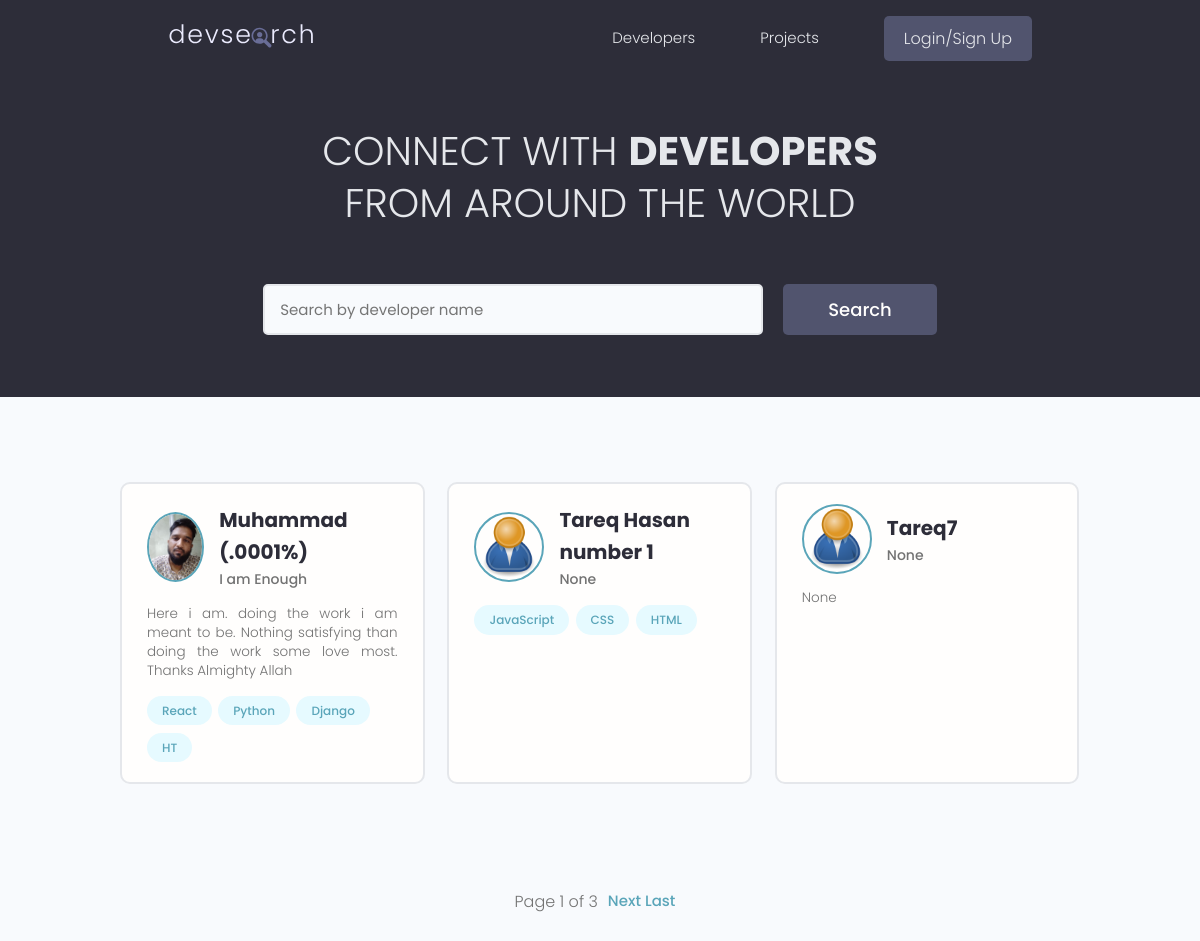
/profiles/, run on the app's committed database.
### users/models.py (models this page shows, shortened)
class Profile(models.Model):
    user = models.OneToOneField(User, on_delete=models.CASCADE, null=True, blank=True)
    name = models.CharField(max_length=200, null=True, blank=True)
    location = models.CharField(max_length=200, null=True, blank=True)
    username =models.CharField(max_length=200, null=True, blank=True)
    email = models.EmailField(max_length=100, null=True, blank=True)
    p_image = models.ImageField(upload_to='profiles/',default='profiles/udf.png', null=True, blank=True)
    short_intro = models.CharField(max_length=200, null=True, blank=True)
    bio = models.TextField(null=True, blank=True)
    social_github= models.CharField(blank=True, null=True, max_length=200)
    social_youtube= models.CharField(blank=True, null=True, max_length=200)
    social_website= models.CharField(blank=True, null=True, max_length=200)
    created = models.DateTimeField(auto_now_add=True)
    id = models.UUIDField(primary_key=True, unique=True, default=uuid4, editable=False)
    class Meta:
        ordering = ['created']

class Skill(models.Model):
    owner = models.ForeignKey(Profile, on_delete=models.CASCADE, null=True, blank=True)
    name = models.CharField(max_length=200,null=True, blank=True)
    description = models.TextField(null=True, blank=True)
    created = models.DateTimeField(auto_now_add=True)
    id = models.UUIDField(primary_key=True, unique=True, default=uuid4, editable=False)
    def __str__(self):
        return self.name

### users/views.py (the view)
# urls.py: path('profiles/', views.profiles, name='profiles'),
def profiles(request):
    profiles, search = searchProfiles(request)
    p = Paginator(profiles, 3)
    page = request.GET.get('page')
    profiles = p.get_page(page)
    context = {'profiles': profiles, 'search': search}
    return render(request, 'users/profiles.html', context)

### users/utils.py (called while the page is built)
def searchProfiles(request):
    search = ''
    if request.GET.get('search'):
        search = request.GET.get('search')
    skills = Skill.objects.filter(name__icontains=search)
    profiles = Profile.objects.distinct().filter(
        Q(name__icontains=search)|
        Q(short_intro__icontains=search)|
        Q(skill__in=skills)
    )
    return profiles, search

### users/templates/users/profiles.html (shortened to what this page needs)
{% extends 'main.html' %}
{% block content %}
<main class="home">
    <section class="hero-section text-center">
      <div class="container container--narrow">
        <div class="hero-section__box">
          <h2>CONNECT WITH <span>DEVELOPERS</span></h2>
          <h2>FROM AROUND THE WORLD</h2>
        </div>
        <div class="hero-section__search">
          <form class="form" action="#" method="get">
            <div class="form__field">
              <input class="input input--text" id="formInput#search" type="text" name="search"
                 value="{{search}}" placeholder="Search by developer name" />
            </div>
            <input class="btn btn--sub btn--lg" type="submit" value="Search" />
          </form>
        </div>
      </div>
    </section>
    <section class="devlist">
      <div class="container">
        <div class="grid grid--three">
            {% for profile in profiles %}
          <div class="column card">
            <div class="dev">
              <a href="{% url 'user-profile' profile.id %}" class="card__body">
                <div class="dev__profile">
                  <img class="avatar avatar--md" src="{{profile.p_image.url}}" />
                  <div class="dev__meta">
                    <h3>{{profile.name}}</h3>
                    <h5>{{profile.short_intro}}</h5>
                  </div>
                </div>
                <p class="dev__info"> {{profile.bio|slice:"120"}}   </p>
                <div class="dev__skills">
                  {% for skill in profile.skill_set.all|slice:"5" %}
                  <span class="tag tag--pill tag--main">
                <small> {{skill}}</small>
                  </span>
                  {% endfor %}
                </div>
              </a>
            </div>
          </div>
            {% endfor %}
        </div>
      </div>
    </section>
  </main>
<div class="pagination">
  <ul class="container">
      <span >Page {{ profiles.number }} of {{ profiles.paginator.num_pages }}</span>
      {% if profiles.has_next %}
      <li> <a  href="?page={{ profiles.next_page_number }}">Next</a>
      <a href="?page={{ profiles.paginator.num_pages }}">Last</a> <li>
      {% endif %}
    </div>
{% endblock %}

### static/styles/app.css (style rules this page uses)
:root { --color-sub: #2d2d39; }
.btn--sub { background-color: var(--color-sub-light); }
.card { border: 2px solid var(--color-light); }
img { width: 100%; }
.hero-section { height: 40vh; display: flex; align-items: center; background-color: var(--color-sub); }
.hero-section__box { margin-bottom: 4rem; }
.hero-section__box > h2, .hero-section__box > h2 > span { font-size: 4rem; color: var(--color-light); line-height: 1.3; text-transform: uppercase; }
.hero-section__box > h2 { font-weight: 300; }
.hero-section__box > h2 > span { font-weight: 700; }
.hero-section__search > .form { display: flex; align-items: center; justify-content: center; gap: 2rem; }
.hero-section__search > .form input.input--text { width: 50rem; }
.devlist { margin-top: 8rem; }
.devlist .grid { align-items: stretch; }
.devlist .dev .dev__profile { display: flex; align-items: center; gap: 1.5rem; }
.devlist .dev .dev__meta h3 { color: var(--color-sub); font-size: 2rem; font-weight: 700; }
.devlist .dev .dev__meta h5 { color: var(--color-text); font-size: 1.4rem; font-weight: 500; }
.devlist .dev .dev__info { margin: 1.5rem 0; font-size: 1.35rem; line-height: 1.4; text-align: justify; }
.pagination { margin-top: 8rem; margin-bottom: 10rem; }
.pagination > ul { flex-wrap: wrap; list-style: none; display: flex; align-items: center; justify-content: center; gap: 1rem; }

### static/uikit/styles/modules/_variables.css (style rules this page uses)
:root { --color-main: #5aa5b9; --color-main-light: #e6faff; --color-sub: #3f4156; --color-sub-light: #51546e; --color-sub-lighter: #ededfd; --color-text: #737373; --color-gray: #8b8b8b; --color-light: #e5e7eb; --color-light-gray: #767676; --color-bg: #f8fafd; --color-white: #fffefd; --color-white-light: #f3f3f3; --color-success: #359e64; --color-success-bg: #def8e8; --color-error: #fc4b0b; --color-error-bg: #fff2ee; --font-base: 'Poppins', arial, helvetica, 'Segoe UI', roboto, ubuntu, sans-serif; --font-monospace: 'Fira Code', 'Courier New', courier, monospace; --font-regular: 300; --font-medium: 500; --font-bold: 700; --generic-shadow: 1px 1px 5px #00000010; --generic-transition: all 0.3s ease-in-out; }

### static/uikit/styles/modules/_base.css (style rules this page uses)
* { margin: 0; padding: 0; box-sizing: border-box; text-rendering: optimizeLegibility; color: inherit; font-size: inherit; }
html { font-size: 50%; }
@media only screen and (min-width: 480px) { html { font-size: 56.25%; } }
@media only screen and (min-width: 1200px) { html { font-size: 62.5%; } }
body { line-height: 1.6; font-weight: 400; font-size: 1.5rem; color: var(--color-text); background-color: var(--color-bg); min-height: 100vh; }

### static/uikit/styles/modules/_typography.css (style rules this page uses)
* { font-family: var(--font-base); }
h2 { font-size: 3.6rem; font-weight: var(--font-bold); }
h3 { font-size: 3.2rem; font-weight: var(--font-medium); }
h5 { font-size: 2.4rem; font-weight: var(--font-medium); }
h5, h6 { font-weight: var(--font-regular); }
p, span, strong { font-size: 1.6rem; color: var(--color-text); font-weight: var(--font-regular); }
a { padding-bottom: 2px; text-decoration: none; display: inline-block; color: var(--color-main); font-weight: var(--font-medium); }

### static/uikit/styles/modules/_utilities.css (style rules this page uses)
.container { width: 92%; max-width: 165rem; margin: 0 auto; box-sizing: border-box; }
.container--narrow { width: 92%; max-width: 120rem; }
@media screen and (min-width: 1000px) { .container { width: 90%; } }
@media screen and (min-width: 1000px) { .container--narrow { width: 85%; } }
@media screen and (min-width: 1200px) { .container { width: 80%; } }
@media screen and (min-width: 1200px) { .container--narrow { width: 72%; } }
.text-center { text-align: center; }

### static/uikit/styles/modules/_avatar.css (style rules this page uses)
.avatar { border-radius: 50%; border: 2px solid var(--color-main); object-fit: cover; }
.avatar--md { height: 7rem; width: 7rem; }

### static/uikit/styles/modules/_button.css (style rules this page uses)
.btn { display: inline-block; position: relative; cursor: pointer; background-color: var(--color-light); font-weight: var(--font-medium); color: var(--color-sub); text-decoration: none; padding: 1rem 2rem; border-radius: 0.5rem; border: none; width: -webkit-fit-content; width: -moz-fit-content; width: fit-content; height: -webkit-fit-content; height: -moz-fit-content; height: fit-content; font-size: 1.6rem; outline-width: 0; outline-color: transparent; -webkit-backface-visibility: hidden; backface-visibility: hidden; transition: all 0.3s ease-in-out; }
.btn--sub { background-color: var(--color-sub); color: var(--color-white); }
.btn--lg { font-size: 1.8rem; padding: 1.2rem 4.5rem; }

### data on the page
Profile: p_image (picture), name "Muhammad (.0001%)", short_intro "I am Enough", bio "Here i am. doing the work i am meant to be. Nothing satisfying than doing the work some love most. Thanks Almighty Allah"
Skill: name "React"
Skill: name "Python"
Skill: name "Django"
Skill: name "HT"
Profile: p_image (picture), name "Tareq Hasan number 1", short_intro "None"
Skill: name "JavaScript"
Skill: name "CSS"
Skill: name "HTML"
Profile: p_image (picture), name "Tareq7", short_intro "None", bio "None"

### other printed values
{{ profiles.number }} "1"
{{ profiles.paginator.num_pages }} "3"
